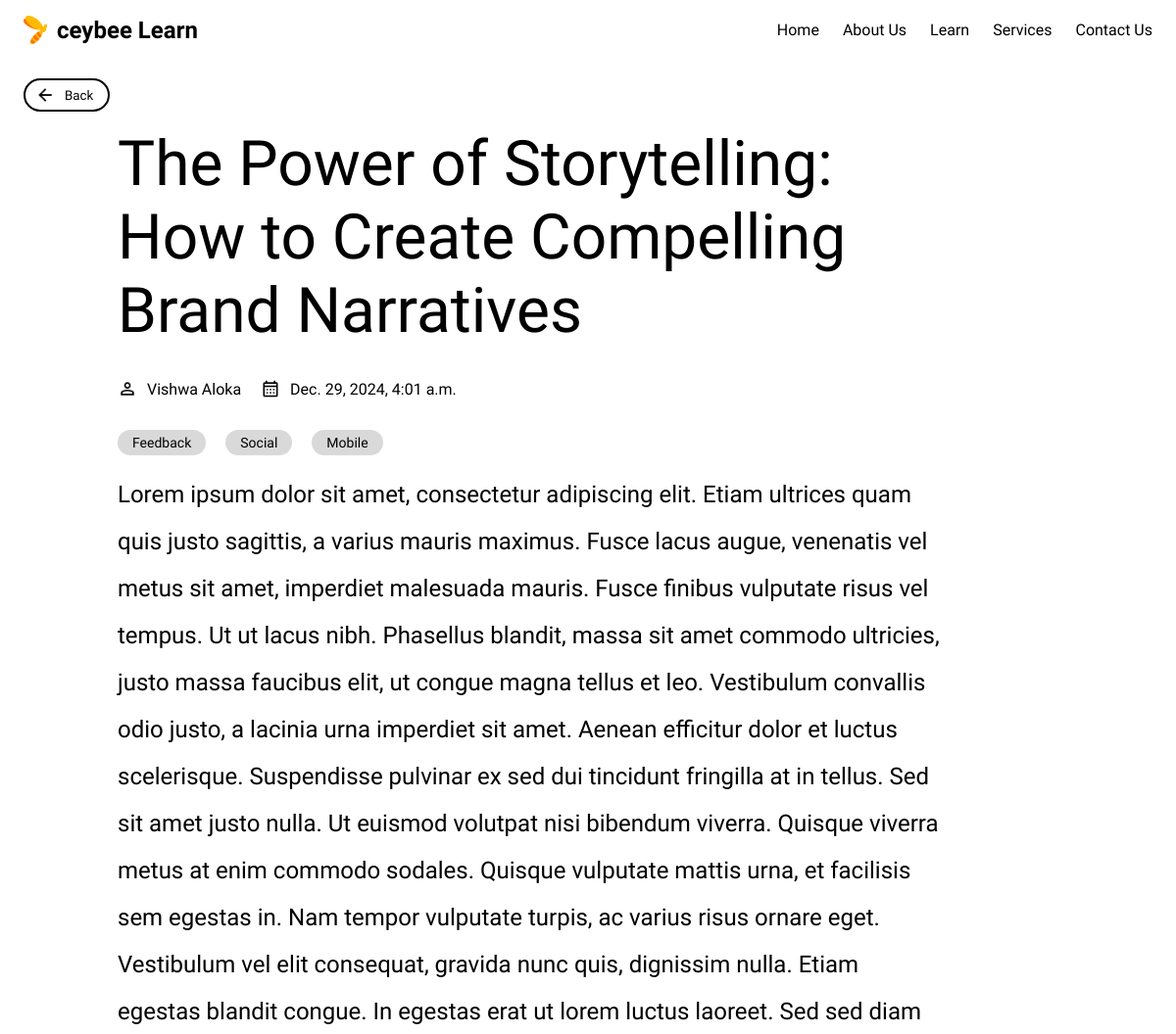
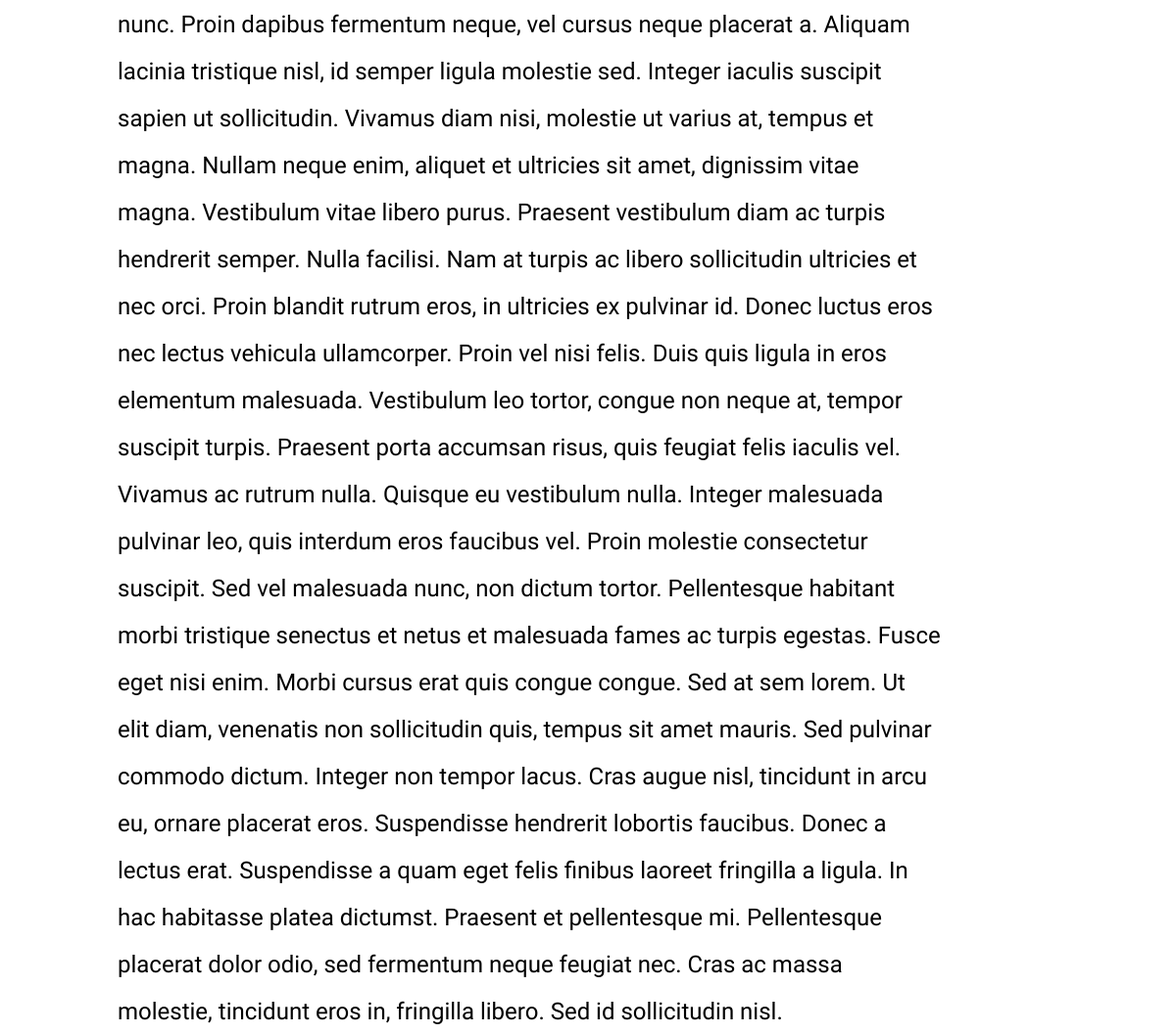
Page /learn/blog/2/ on the committed database (2 pictures, top to bottom).
### learn/models.py (models this page shows, shortened)
class BlogPost(models.Model):
    title = models.CharField(max_length=200)
    description = models.TextField()
    author = models.ForeignKey(Author, on_delete=models.CASCADE, related_name='posts')
    date = models.DateTimeField(auto_now_add=True)
    tags = models.ManyToManyField(Tag, related_name='blog_posts', blank=True)

class Author(models.Model):
    name = models.CharField(max_length=100)
    def __str__(self):
        return self.name

class Tag(models.Model):
    name = models.CharField(max_length=50, unique=True)
    image = models.ImageField(upload_to='tag_images/', blank=True, null=True, help_text="Optional image for the tag")

### learn/views.py (the view)
# urls.py: path('blog/<int:blog_id>/', views.showLearnBlog, name='blog'),
def showLearnBlog(request, blog_id):
    blog_post = get_object_or_404(BlogPost, pk=blog_id)
    context = {
        'blog_post': blog_post,
    }
    return render(request,'learn/blog.html', context)

### learn/templates/learn/blog.html (shortened to what this page needs)
{% load static%}
<!DOCTYPE html>
<html lang="en">
<head>
    <link rel="stylesheet" href="{% static 'learn/style.css'%}">
</head>
<body>
    <nav>
         <div><h1><img id="logoImg" src="{% static 'learn/img/logoCeybee.png'%}" alt="">ceybee Learn</h1></div>
        <div class="links">
            <ul>
                <li ><a class="active" href="{% url 'main'%}">Home</a></li>
                <li><a href="{% url 'about'%}">About Us</span></a></li>
                <li><a href="/learn">Learn</span></a></li>
                <li><a href="{% url 'service'%}">Services</span></a></li>
                <li><a href="{% url 'contact'%}">Contact Us</a></li>
            </ul>
        </div>
    </nav>
    <div class="navigate-back"><a href="/learn"><button><img src="{% static 'learn/img/arrow_backward.png' %}" alt="">Back</button></a></div>
    <div class="read-container">
        <div class="blog-info">
            <h1>{{blog_post.title}}</h1>
            <div class="credits">
                <span><img src="{% static 'learn/img/person_24dp_000000_FILL0_wght400_GRAD0_opsz24.png'%}" alt="">{{blog_post.author}}</span>
                <span><img src="{% static 'learn/img/calendar_month_24dp_000000_FILL0_wght400_GRAD0_opsz24.png'%}" alt="">{{blog_post.date}}</span>
            </div>
            <div class="rTags">
                <ul>
                {% for tag in blog_post.tags.all %}
                    <li>{{tag.name}}</li>
                {% endfor %}
                </ul>
            </div>
            <p>{{blog_post.description}}</p>
        </div>
    </div>
</body>
</html>

### learn/static/learn/style.css (style rules this page uses)
* { font-family: "Readex Pro", serif; margin: 0; padding: 0; list-style: none; background-color: transparent; border: none; text-decoration: none; scroll-behavior: smooth; color: #000; font-weight: 300; }
body { width: 100vw; overflow-x: hidden; }
nav { position: fixed; display: flex; justify-content: space-between; padding-left: 2vw; padding-right: 2vw; width: 96vw; align-items: center; text-align: center; padding-top: 2vh; background-color: #fff; z-index: 100; padding-bottom: 2vh; }
nav h1 { font-size: 1.5rem; display: flex; align-items: center; font-weight: bold; }
nav ul { display: flex; align-items: center; }
nav ul li { margin-left: 2vw; }
#logoImg { width: 1.5rem; margin-right: -0.1vw; margin-right: 10px; }
.read-container { width: 70vw; padding-left: 10vw; }
.navigate-back { padding-top: 10vh; padding-left: 2vw; }
.navigate-back button { display: flex; align-items: center; gap: 10px; padding:5px 15px 5px 10px; font-size: 12 px; border: 2px solid #000; border-radius: 100px; font-weight: normal; }
.navigate-back img { height: 20px; }
.read-container h1 { font-size: 64px; font-weight: normal; padding: 2vh 0; }
.credits { display: flex; gap: 20px; font-size: 16px; padding: 2vh 0; font-weight: light; }
.credits img { width: 20px; }
.credits span { display: flex; gap: 10px; align-items: center; }
.rTags { margin: 2vh 0; }
.rTags ul { display: flex; flex-wrap: wrap; }
.rTags li { display: flex; width: max-content; padding: 5px 15px; border-radius: 50px; margin-right: 20px; font-size: 14px; background-color: #d9d9d9; }
.read-container p { font-size: 24px; line-height: 2; }

### rows in the picture
BlogPost: title "The Power of Storytelling: How to Create Compelling Brand Narratives", author "Vishwa Aloka", date "Dec. 29, 2024, 4:01 a.m.", description "Lorem ipsum dolor sit amet, consectetur adipiscing elit. Etiam ultrices quam quis justo sagittis, a varius mauris maximus. Fusce lacus augue, venenatis vel metus sit amet, imperdiet malesuada mauris. Fusce finibus vulputate risus vel tempus. Ut ut lacus nibh. Phasellus blandit, massa sit amet commodo ultricies, justo massa faucibus elit, ut congue magna tellus et leo. Vestibulum convallis odio justo, a lacinia urna imperdiet sit amet. Aenean efficitur dolor et luctus scelerisque. Suspendisse pulvinar ex sed dui tincidunt fringilla at in tellus. Sed sit amet justo nulla. Ut euismod volutpat nisi bibendum viverra. Quisque viverra metus at enim commodo sodales. Quisque vulputate mattis urna,…"
Tag: name "Feedback"
Tag: name "Social"
Tag: name "Mobile"
